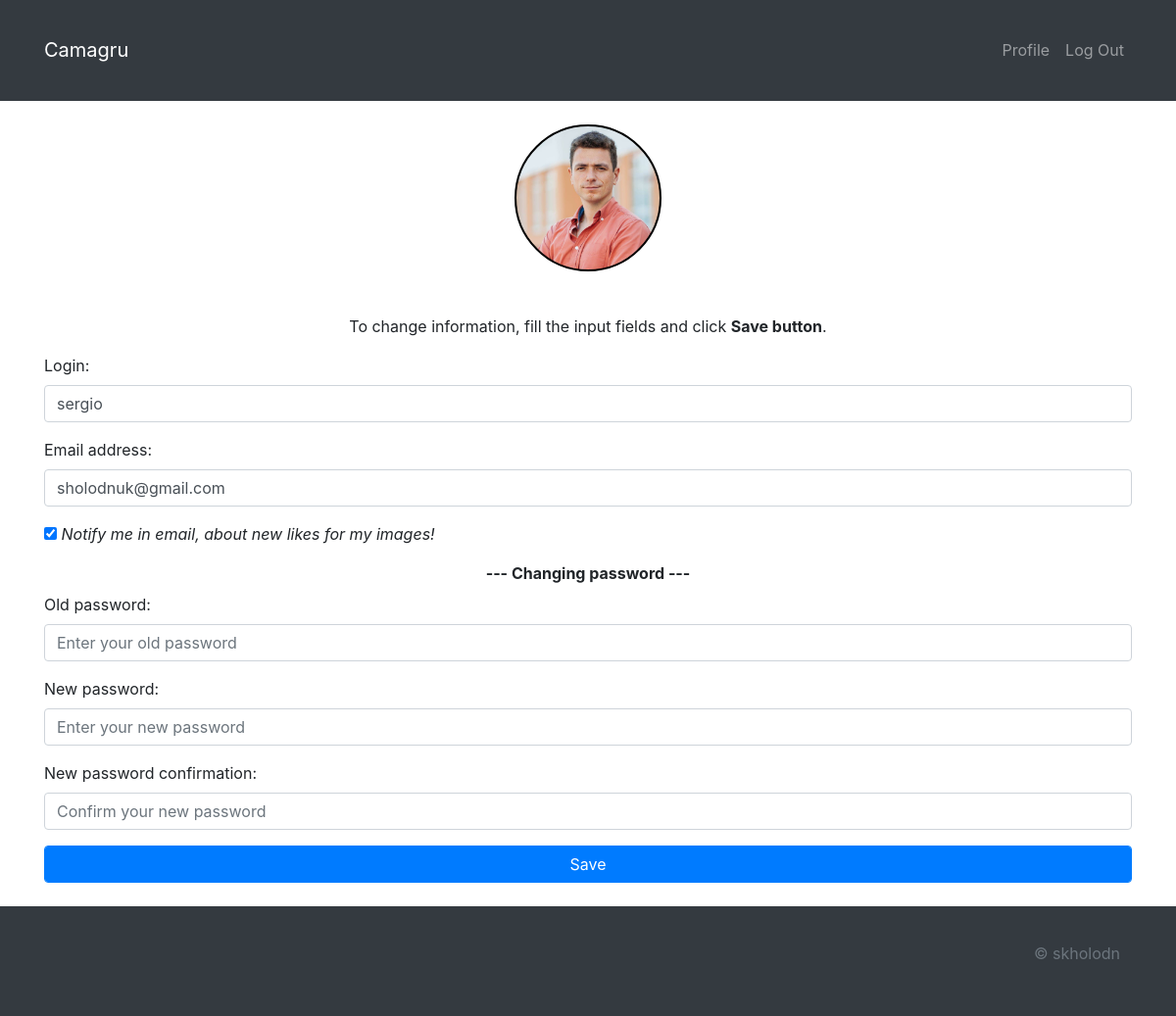
Screenshot of /profile (signed in) with the database file from the repository.
### tables this page shows
CREATE TABLE `users` (
  `id` int(11) NOT NULL,
  `login` varchar(255) NOT NULL,
  `password` varchar(255) NOT NULL,
  `email` varchar(255) NOT NULL,
  `confirm` int(11) DEFAULT NULL,
  `notify_me` int(11) DEFAULT NULL,
  `activation_code` varchar(255) DEFAULT NULL,
  `avatar` varchar(255) DEFAULT NULL
);

### core/view.php (called while the page is built, shortened)
<?php
class View
{
    public function renderTamplate($content, $date = array()){
        include_once ROOT . '../app/views/header.view.php';
        include_once ROOT . '../app/views/' . $content . '.view.php';
		include_once ROOT . '../app/views/footer.view.php';
    }
}

### app/controllers/ProfileController.php (called while the page is built, shortened)
<?php
class ProfileController extends Controller
{
	public function __construct()
	{
		$this->model = new ProfileModel;
	}
	public function actionChange()
	{
		$data['title'] = 'Profile';
		$data['user_info'] = $this->model->getUserInfo(Session::get('user_id'));
		$this->view->renderTamplate('profile', $data);
		return true;
	}
}

### public/index.php (called while the page is built, shortened)
<?php
spl_autoload_register(function ($class) {
	$core = ROOT . '../core/' . strtolower($class) . '.php';
	$controllers = ROOT . '../app/controllers/' . $class . '.php';
	$models = ROOT . '../app/models/' . $class . '.php';
});
$router = new Router();
$router->run();

### core/session.php (called while the page is built, shortened)
<?php
class Session
{
    public static function get($key){
        if (isset($_SESSION[$key])) {
            return $_SESSION[$key];
        }
    }
    public static function isLoggedOnUser(){
        if (self::get('user_id') && self::get('user_name')){
            return true;
        }
        return false;
    }
}

### core/model.php (called while the page is built, shortened)
<?php
class Model
{
    public function __construct()
    {
        $this->db = Db::getInstance();
    }
}

### core/Db.php (called while the page is built, shortened)
<?php
abstract class Db
{
    private static $instance = null;
    public static function getInstance(){
        if (!isset(self::$instance)){
            $pdo_options[PDO::ATTR_ERRMODE] = PDO::ERRMODE_EXCEPTION;
            self::$instance = new PDO('mysql:host='.Config::DB_HOST.';dbname='.Config::DB_NAME, Config::DB_USER,
                Config::DB_PASSWORD, $pdo_options);
        }
       return self::$instance;
    }
}

### app/models/ProfileModel.php (called while the page is built, shortened)
<?php
class ProfileModel extends Model
{
	public function getUserInfo($id)
	{
		$id = intval($id);
		if ($id) {
			try {
				$result = $this->db->prepare('SELECT `email`, `login`, `avatar`, `notify_me`
									FROM `users`
									WHERE `id`=:id');
				$result->bindParam(":id", $id);
				$result->execute();
				$userInfo = $result->fetch();
				return $userInfo;
			} catch (PDOException $e) {
				return 0;
			}
		}
	}
}

### app/views/profile.view.php (the view, shortened to what this page needs)
<div id="ava" style="background-image: url('/<?php echo $user_info['avatar'] ? $user_info['avatar'] : 'img/site/profile.jpg'; ?>');  background-repeat: no-repeat; background-size: 100% 100%;">
 </div>
    <br>
 <p class="text-center">To change information, fill the input fields and click <strong>Save button</strong>.</p>
<div class="form">
	<form method="post" name="profile" id="profile" onsubmit="sendRequest();return false;">
		<div class="form-group">
			<label for="login">Login:</label>
			<input id="login" class="form-control" type="text" name="username" value="<?php echo $user_info['login']; ?>" autofocus="" required>
		</div>
		<div class="form-group">
			<label for="email">Email address:</label>
			<input id="email" class="form-control" type="email" name="email" value="<?php echo $user_info['email']; ?>" required>
		</div>
		<div class="form-group">
			<input type="checkbox" name="notify_me" value="true" <?php echo $user_info['notify_me'] == 1 ? 'checked' : ''; ?>> <i> Notify me in email, about new likes for my images!</i>
		</div>
		<div class='text-center'>
			<label class="font-weight-bold"> --- Changing password --- </label>
		</div>
		<div class="form-group">
			<label for="old_password">Old password:</label>
			<input id="old_password" class="form-control" type="password" name="old_password" placeholder="Enter your old password">
		</div>
		<div class="form-group">
			<label for="new_password">New password:</label>
			<input id="new_password" class="form-control" type="password" name="new_password" placeholder="Enter your new password">
		</div>
		<div class="form-group">
			<label for="passwordConfirm">New password confirmation:</label>
			<input id="passwordConfirm" class="form-control" type="password" name="passwordConfirm" placeholder="Confirm your new password">
		</div>
			<input class="btn btn-primary form-control" type="submit" value="Save">
	</form>
</div>

### core/router.php (shortened to what this page needs)
<?php
class Router
{
	protected $routes = [];
	public function __construct()
	{
		$this->routes = Config::ROUTES;
	}
	private function getURI() {
		if (!empty($_SERVER['REQUEST_URI'])) {
			return trim($_SERVER['REQUEST_URI'], '/');
		}
	}
	public function run()
	{
		$uri = $this->getURI();
		foreach($this->routes as $uriPattern => $path) {
			if (preg_match("~$uriPattern~", $uri)) {
				$internalRoute = preg_replace("~$uriPattern~", $path, $uri);
				$segments = explode('/', $internalRoute);
				$controllerName = ucfirst(array_shift($segments)).'Controller';
				$actionName = 'action'.ucfirst(array_shift($segments));
				$parameters = $segments;
				$controllerObject = new $controllerName;
				$result = call_user_func_array(array($controllerObject, $actionName),
					$parameters);
				if ($result != null) {
					return ;
				}
			}
		}
	}
}

### app/views/header.view.php (shortened to what this page needs)
<!DOCTYPE html>
<html lang="en">
	<head>
		<link rel="stylesheet" href="https://maxcdn.bootstrapcdn.com/bootstrap/4.0.0/css/bootstrap.min.css">
		<link rel="stylesheet" type="text/css" href="/css/style.css")>
		<link href="https://use.fontawesome.com/releases/v5.0.8/css/all.css" rel="stylesheet">
	</head>
	<body>
		<header>
			<nav class="navbar navbar-expand-sm bg-dark navbar-dark">
				<div class="container">
					<div class="navbar-header">
						<a class="navbar-brand" href="/">Camagru</a>
					</div>
					<div class="navbar-nav">
						<ul class="navbar-nav nav-right">
							<?php if(Session::isLoggedOnUser()): ?>
								<li class='nav-item'><a class='nav-link' href="/profile">Profile</a></li>
								<li class='nav-item'><a class='nav-link' href="/login/logout">Log Out</a></li>
							<?php else: ?>
								<li class='nav-item'><a class='nav-link' href="/login">Log In</a></li>
								<li class='nav-item'><a class='nav-link' href="/registration">Register</a></li>
							<?php endif; ?>
						</ul>
					</div>
				</div>
			</nav>
		</header>
		<div class="container" id="main">

### app/views/footer.view.php
		</div>
		<footer class="bg-dark text-muted">
			<div class="container">
				<div class="footer_d">
					<p>&copy skholodn</p>
				</div>
			</div>
		</footer>
	</body>
</html>

### public/css/style.css (style rules this page uses)
html { width: 100%; height: 100%; }
body { display: flex; min-height: 100vh; flex-direction: column; }
.container { padding-top: 2%; padding-bottom: 2%; }
#ava { position: relative; margin: auto; width: 150px; height: 150px; border-radius: 50%; border: 2px solid #000000; margin-bottom: 20px; }
#main { flex: 1; }
.footer_d { padding: 12px; text-align: right; }

### rows the page displays
users: avatar (placeholder picture), username "sergio", email "sholodnuk@gmail.com", notify_me "☑"
